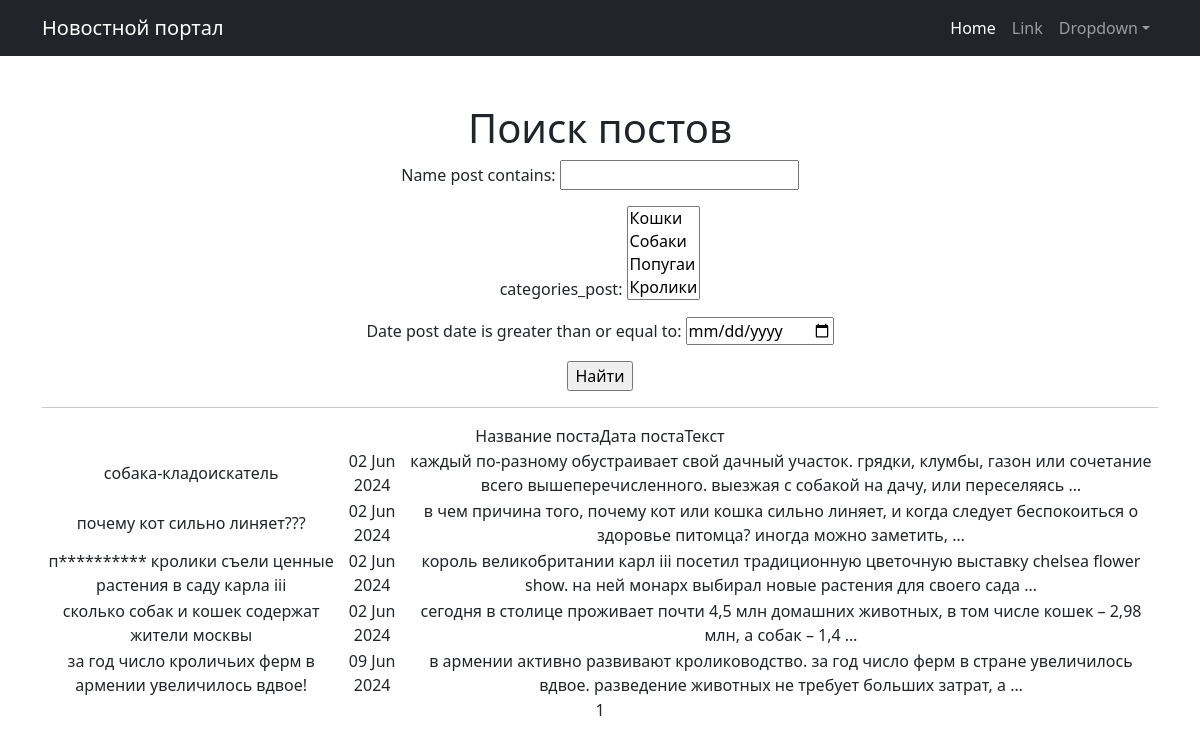
/post/search/, run on an earlier commit of the app's database.
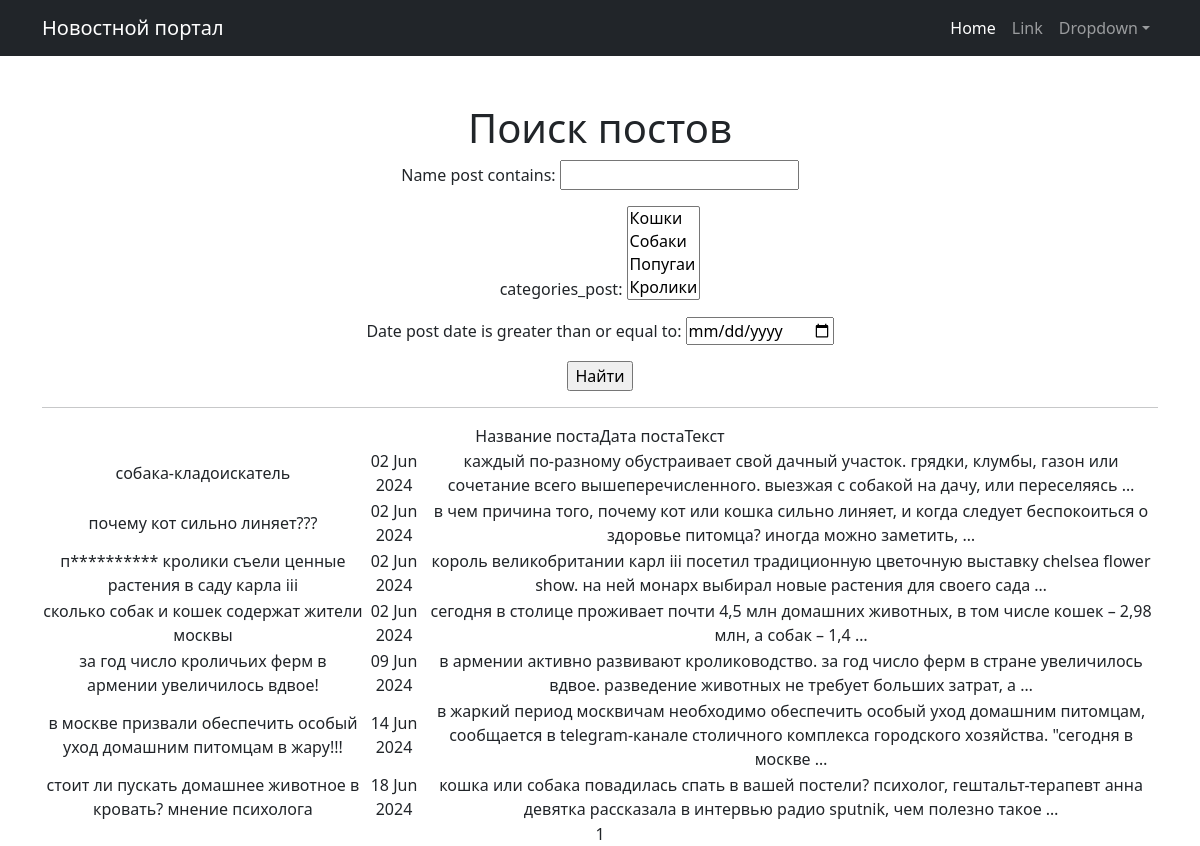
And on a later commit of the database.
### news/models.py (models this page shows, shortened)
class Post(models.Model):
    article = 'AR'
    news = 'NW'
    TYPES = [
        (article, 'Статья'),
        (news, 'Новость')
    ]
    author = models.ForeignKey(Author, on_delete= models.CASCADE)
    type_post = models.CharField(max_length=2, choices= TYPES, default= news)
    date_post = models.DateTimeField(auto_now_add= True)
    categories_post = models.ManyToManyField(Category, through= 'PostCategory')
    name_post = models.CharField(max_length=255)
    text_post = models.TextField()
    rating_post = models.SmallIntegerField(default= 0)
    class Meta:
        verbose_name = 'Пост'
        verbose_name_plural = 'Посты'

### news/views.py (the view)
# urls.py: path('post/search/', PostSearch.as_view(), name='post_search'),
class PostSearch(FilterView):
    model = Post
    ordering = 'date_post'
    filterset_class = PostFilter
    template_name = 'post_search.html'
    context_object_name = 'news'
    paginate_by = 50
    def get_queryset(self):
       queryset = super().get_queryset()
       self.filterset = PostFilter(self.request.GET, queryset)
       return self.filterset.qs
    def get_context_data(self, **kwargs: Any) -> dict[str, Any]:
        context = super().get_context_data(**kwargs)
        context['filterset'] = self.filterset
        return context

### news/models.py (called while the page is built)
    def __str__(self):
        return self.name_category

### news/templatetags/custom_filters.py (called while the page is built)
@register.filter()
def censor(value):
    if type(value) == str:
        value = value.lower().split()
        for i, word in enumerate(value):
            if word in words:
                value[i] = word[0] + '*' * len(word[1:])
        return ' '.join(value)

### templates/post_search.html (shortened to what this page needs)
{% extends 'flatpages/default.html' %}
{% load custom_filters %}
{% load custom_tags %}
{% block content %}
    <h1>Поиск постов</h1>
    <form action="" method="get">
        {{ filterset.form.as_p }}
        <input type="submit" value="Найти" />
    </form>
    <hr>
    {% if news %}
<table>
    {% for i in news %}
    <tr>
        <td>{{ i.name_post|censor }}</td>
        <td>{{ i.date_post|date:'d M Y' }}</td>
        <td>{{ i.text_post|truncatewords:20|censor }}</td>
    </tr>
    {% endfor %}
</table>
    {% else %}
        <h2>Новостей нет!</h2>
    {% endif %}
    {{ page_obj.number }}
{% endblock content %}

What changed in the data, as far as the page shows it:
added Post: name_post|censor "в москве призвали обеспечить особый уход домашним питомцам в жару!!!", date_post "14 Jun 2024", text_post|censor "в жаркий период москвичам необходимо обеспечить особый уход домашним питомцам, сообщается в telegram-канале столичного комплекса городского хозяйства. \"сегодня в москве …"
added Post: name_post|censor "стоит ли пускать домашнее животное в кровать? мнение психолога", date_post "18 Jun 2024", text_post|censor "кошка или собака повадилась спать в вашей постели? психолог, гештальт-терапевт анна девятка рассказала в интервью радио sputnik, чем полезно такое …"
